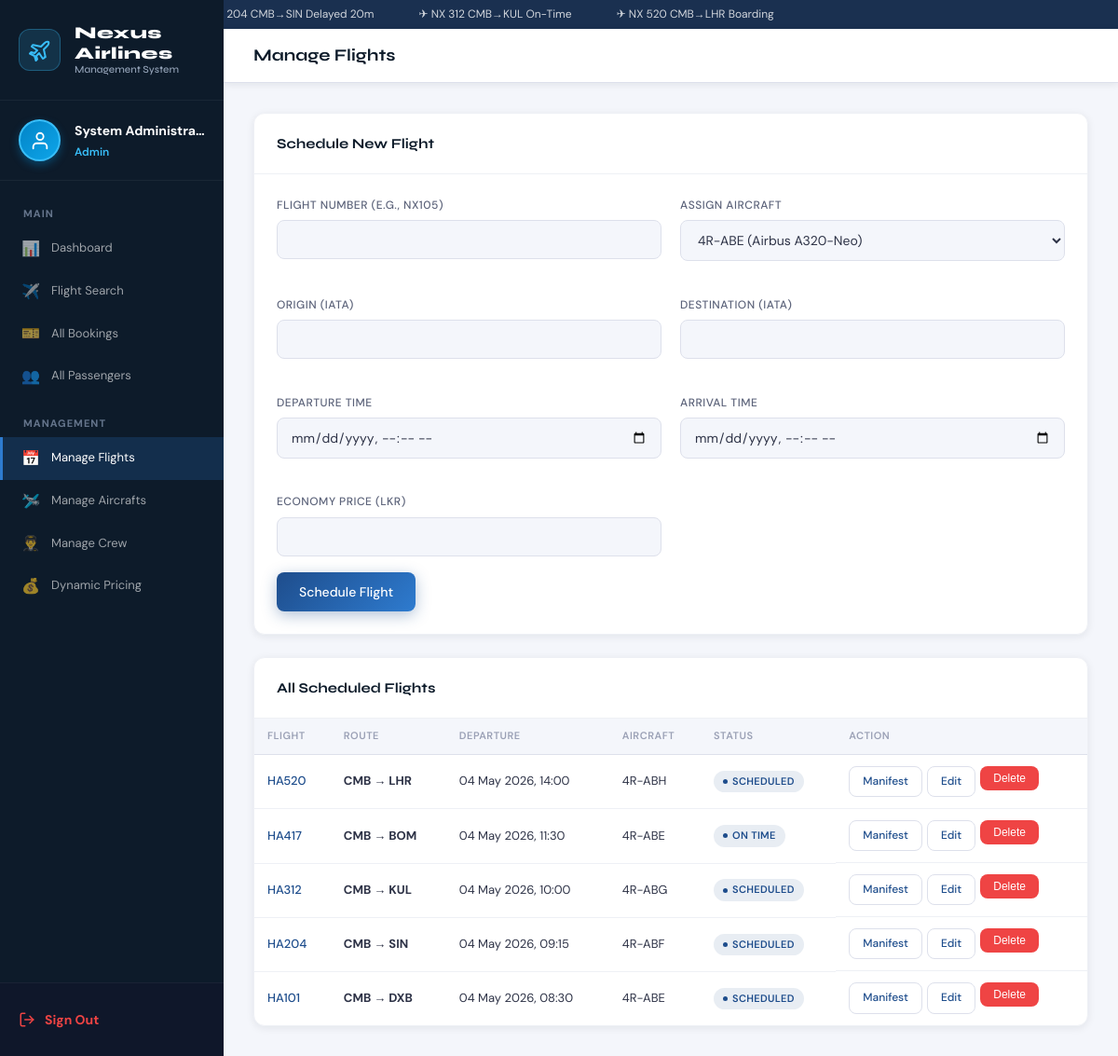
Page /manage_flights.php (signed in) on the committed database.
### tables this page shows
CREATE TABLE IF NOT EXISTS flights (
    id               INT AUTO_INCREMENT PRIMARY KEY,
    flight_number    VARCHAR(10) NOT NULL UNIQUE,
    aircraft_id      INT,
    origin           CHAR(3)     NOT NULL,
    destination      CHAR(3)     NOT NULL,
    departure_time   DATETIME    NOT NULL,
    arrival_time     DATETIME    NOT NULL,
    price_economy    DECIMAL(10,2) NOT NULL DEFAULT 0,
    price_business   DECIMAL(10,2) NOT NULL DEFAULT 0,
    price_first      DECIMAL(10,2) NOT NULL DEFAULT 0,
    capacity         INT NOT NULL DEFAULT 180,
    status           ENUM('scheduled','boarding','on_time','delayed','cancelled','completed') NOT NULL DEFAULT 'scheduled',
    created_at       DATETIME NOT NULL DEFAULT NOW(),
    FOREIGN KEY (aircraft_id) REFERENCES aircraft(id) ON DELETE SET NULL,
    INDEX idx_origin      (origin),
    INDEX idx_destination (destination),
    INDEX idx_departure   (departure_time)
);

CREATE TABLE IF NOT EXISTS aircraft (
    id               INT AUTO_INCREMENT PRIMARY KEY,
    registration     VARCHAR(20) NOT NULL UNIQUE,
    model            VARCHAR(100) NOT NULL,
    manufacturer     VARCHAR(100),
    capacity         INT NOT NULL DEFAULT 180,
    economy_seats    INT NOT NULL DEFAULT 150,
    business_seats   INT NOT NULL DEFAULT 24,
    first_seats      INT NOT NULL DEFAULT 6,
    maintenance_status ENUM('operational','maintenance','retired') NOT NULL DEFAULT 'operational',
    last_maintenance DATE,
    next_maintenance DATE,
    created_at       DATETIME NOT NULL DEFAULT NOW()
);

### includes/auth.php (called while the page is built, shortened)
<?php
function currentUser(): array {
    return [
        'id'       => $_SESSION['user_id']   ?? null,
        'username' => $_SESSION['username']  ?? '',
        'name'     => $_SESSION['name']      ?? '',
        'role'     => $_SESSION['role']       ?? 'passenger',
    ];
}
?>

### manage_flights.php (the view, shortened to what this page needs)
<?php
require_once 'includes/auth.php';
$db = getDB();
$aircrafts = $db->query("SELECT id, registration, model FROM aircraft")->fetchAll();
$flights = $db->query("
    SELECT f.*, a.registration
    FROM flights f
    LEFT JOIN aircraft a ON f.aircraft_id = a.id
    ORDER BY f.departure_time DESC
")->fetchAll();
$editData = null;
?>
<!DOCTYPE html>
<html lang="en">
<head>
  <link rel="stylesheet" href="css/style.css">
</head>
<body>
<?php include 'includes/sidebar.php'; ?>
<div class="main-content">
<header class="topbar">
  <div class="topbar-title">Manage Flights</div>
</header>
<main class="page-content">
  <div class="card mb-3">
    <div class="card-header">
        <span class="card-title">
            <?= $editData ? 'Edit Flight Details' : 'Schedule New Flight' ?>
        </span>
    </div>
    <div class="card-body">
      <?php if($editData): ?>
          <form method="POST">
            <input type="hidden" name="action" value="update">
            <input type="hidden" name="id" value="<?= $editData['id'] ?>">
            <div class="grid-2">
                <div class="form-group">
                    <label>Flight Number</label>
                    <input type="text" name="flight_number" value="<?= htmlspecialchars($editData['flight_number']) ?>" required>
                </div>
                <div class="form-group">
                    <label>Assign Aircraft</label>
                    <select name="aircraft_id" required>
                        <?php foreach($aircrafts as $a): ?>
                            <option value="<?= $a['id'] ?>" <?= $editData['aircraft_id'] == $a['id'] ? 'selected' : '' ?>><?= htmlspecialchars($a['registration']) ?> (<?= htmlspecialchars($a['model']) ?>)</option>
                        <?php endforeach; ?>
                    </select>
                </div>
                <div class="form-group">
                    <label>Origin (IATA)</label>
                    <input type="text" name="origin" maxlength="3" value="<?= htmlspecialchars($editData['origin']) ?>" required>
                </div>
                <div class="form-group">
                    <label>Destination (IATA)</label>
                    <input type="text" name="destination" maxlength="3" value="<?= htmlspecialchars($editData['destination']) ?>" required>
                </div>
                <div class="form-group">
                    <label>Departure Time</label>
                    <input type="datetime-local" name="departure_time" value="<?= date('Y-m-d\TH:i', strtotime($editData['departure_time'])) ?>" required>
                </div>
                <div class="form-group">
                    <label>Arrival Time</label>
                    <input type="datetime-local" name="arrival_time" value="<?= date('Y-m-d\TH:i', strtotime($editData['arrival_time'])) ?>" required>
                </div>
                <div class="form-group">
                    <label>Economy Price (LKR)</label>
                    <input type="number" name="price_economy" value="<?= $editData['price_economy'] ?>" required>
                </div>
                <div class="form-group">
                    <label>Status</label>
                    <select name="status">
                        <option value="scheduled" <?= $editData['status'] == 'scheduled' ? 'selected' : '' ?>>Scheduled</option>
                        <option value="boarding" <?= $editData['status'] == 'boarding' ? 'selected' : '' ?>>Boarding</option>
                        <option value="on_time" <?= $editData['status'] == 'on_time' ? 'selected' : '' ?>>On Time</option>
                        <option value="delayed" <?= $editData['status'] == 'delayed' ? 'selected' : '' ?>>Delayed</option>
                        <option value="cancelled" <?= $editData['status'] == 'cancelled' ? 'selected' : '' ?>>Cancelled</option>
                        <option value="completed" <?= $editData['status'] == 'completed' ? 'selected' : '' ?>>Completed</option>
                    </select>
                </div>
            </div>
            <button type="submit" class="btn-primary mt-2">Update Flight</button>
            <a href="manage_flights.php" class="btn-secondary" style="display:inline-block; padding:9px 15px; margin-top:10px; margin-left: 10px; text-decoration:none; border-radius: 8px;">Cancel</a>
          </form>
      <?php else: ?>
          <form method="POST">
            <div class="grid-2">
                <div class="form-group">
                    <label>Flight Number (e.g., NX105)</label>
                    <input type="text" name="flight_number" required>
                </div>
                <div class="form-group">
                    <label>Assign Aircraft</label>
                    <select name="aircraft_id" required>
                        <?php foreach($aircrafts as $a): ?>
                            <option value="<?= $a['id'] ?>"><?= htmlspecialchars($a['registration']) ?> (<?= htmlspecialchars($a['model']) ?>)</option>
                        <?php endforeach; ?>
                    </select>
                </div>
                <div class="form-group">
                    <label>Origin (IATA)</label>
                    <input type="text" name="origin" maxlength="3" required style="text-transform: uppercase;">
                </div>
                <div class="form-group">
                    <label>Destination (IATA)</label>
                    <input type="text" name="destination" maxlength="3" required style="text-transform: uppercase;">
                </div>
                <div class="form-group">
                    <label>Departure Time</label>
                    <input type="datetime-local" name="departure_time" required>
                </div>
                <div class="form-group">
                    <label>Arrival Time</label>
                    <input type="datetime-local" name="arrival_time" required>
                </div>
                <div class="form-group">
                    <label>Economy Price (LKR)</label>
                    <input type="number" name="price_economy" required>
                </div>
            </div>
            <button type="submit" class="btn-primary mt-2">Schedule Flight</button>
          </form>
      <?php endif; ?>
    </div>
  </div>
  <div class="card">
    <div class="card-header"><span class="card-title">All Scheduled Flights</span></div>
    <div class="table-wrap">
      <table class="ams-table">
        <thead>
          <tr>
            <th>FLIGHT</th>
            <th>ROUTE</th>
            <th>DEPARTURE</th>
            <th>AIRCRAFT</th>
            <th>STATUS</th>
            <th>ACTION</th>
          </tr>
        </thead>
        <tbody>
        <?php if(empty($flights)): ?>
            <tr><td colspan="6" style="text-align:center; padding:20px; color:var(--gray-500);">No scheduled flights found.</td></tr>
        <?php else: ?>
            <?php foreach ($flights as $f): ?>
            <tr>
                <td class="fw" style="color:var(--sky)"><?= htmlspecialchars($f['flight_number']) ?></td>
                <td><strong><?= htmlspecialchars($f['origin']) ?> → <?= htmlspecialchars($f['destination']) ?></strong></td>
                <td><?= date('d M Y, H:i', strtotime($f['departure_time'])) ?></td>
                <td><?= htmlspecialchars($f['registration'] ?? 'N/A') ?></td>
                <td>
                    <?php
                        $statusClass = 'pill-info';
                    ?>
                    <span class="pill <?= $statusClass ?>"><?= ucfirst(str_replace('_', ' ', $f['status'])) ?></span>
                </td>
                <td style="display: flex; gap: 5px;">
                    <a href="manifest.php?flight_id=<?= $f['id'] ?>" class="btn-secondary btn-sm" style="text-decoration: none;">Manifest</a>
                    <a href="?edit_id=<?= $f['id'] ?>" class="btn-secondary btn-sm" style="text-decoration: none;">Edit</a>
                    <form method="POST" style="margin: 0;" onsubmit="return confirm('Are you sure you want to delete this flight?');">
                        <button type="submit" class="btn-secondary btn-sm" style="background-color: #ef4444; color: white; border: none; cursor: pointer;">Delete</button>
                    </form>
                </td>
            </tr>
            <?php endforeach; ?>
        <?php endif; ?>
        </tbody>
      </table>
    </div>
  </div>
</main>
</div> <script src="js/app.js"></script>
</body>
</html>

### includes/sidebar.php (shortened to what this page needs)
<?php
require_once __DIR__ . '/auth.php';
$user    = currentUser();
$current = basename($_SERVER['PHP_SELF'], '.php');
$role    = $user['role'] ?? 'passenger';
$name    = $user['name'] ?: ($user['username'] ?? 'User');
?>
<div class="ticker">
  <div class="ticker-inner">
    <span class="ticker-item">✈ NX 101 CMB→DXB On-Time</span>
    <span class="ticker-item">✈ NX 204 CMB→SIN Delayed 20m</span>
    <span class="ticker-item">✈ NX 312 CMB→KUL On-Time</span>
    <span class="ticker-item">✈ NX 520 CMB→LHR Boarding</span>
  </div>
</div>
<div class="app-layout">
<aside class="sidebar" id="sidebar">
  <div class="sidebar-brand" style="display: flex; align-items: center; gap: 15px; padding: 25px 20px; border-bottom: 1px solid rgba(255,255,255,0.05);">
    <div style="width: 45px; height: 45px; background: rgba(56, 189, 248, 0.15); border-radius: 12px; display: flex; align-items: center; justify-content: center; color: #38bdf8; flex-shrink: 0; border: 1px solid rgba(56, 189, 248, 0.3);">
    </div>
    <div class="sidebar-brand-text" style="display: flex; flex-direction: column;">
        <span style="color: #ffffff; font-size: 18px; font-weight: 800; letter-spacing: 0.5px; line-height: 1.2;">Nexus Airlines</span>
        <span style="color: #94a3b8; font-size: 11px; font-weight: 500;">Management System</span>
    </div>
  </div>
  <div class="sidebar-user" style="display: flex; align-items: center; gap: 15px; padding: 20px; border-bottom: 1px solid rgba(255,255,255,0.05);">
    <div style="width: 45px; height: 45px; background: linear-gradient(135deg, #0284c7 0%, #0ea5e9 100%); border-radius: 50%; display: flex; align-items: center; justify-content: center; color: #ffffff; box-shadow: 0 4px 10px rgba(2, 132, 199, 0.4); flex-shrink: 0; border: 2px solid #38bdf8;">
        <svg xmlns="http://www.w3.org/2000/svg" width="22" height="22" viewBox="0 0 24 24" fill="none" stroke="currentColor" stroke-width="2" stroke-linecap="round" stroke-linejoin="round">
            <path d="M20 21v-2a4 4 0 0 0-4-4H8a4 4 0 0 0-4 4v2"></path>
            <circle cx="12" cy="7" r="4"></circle>
        </svg>
    </div>
    <div class="user-info">
      <div class="user-name" style="color: #ffffff; font-weight: 700; font-size: 14px; margin-bottom: 2px;"><?= htmlspecialchars($name) ?></div>
      <div class="user-role" style="color: #38bdf8; font-size: 12px; text-transform: capitalize; font-weight: 600;"><?= htmlspecialchars($role) ?></div>
    </div>
  </div>
  <nav class="sidebar-nav">
    <?php if ($role === 'admin'): ?>
    <div class="nav-section" style="padding: 15px 25px 5px; color: #64748b; font-size: 11px; font-weight: 800; text-transform: uppercase; letter-spacing: 1px;">Main</div>
    <a href="dashboard.php" class="nav-item <?= $current==='dashboard'?'active':'' ?>">
      <span class="nav-icon">📊</span> Dashboard
    </a>
    <a href="flights.php" class="nav-item <?= $current==='flights'?'active':'' ?>">
      <span class="nav-icon">✈️</span> Flight Search
    </a>
    <a href="bookings.php" class="nav-item <?= $current==='bookings'?'active':'' ?>">
      <span class="nav-icon">🎫</span> All Bookings
    </a>
    <a href="all_passengers.php" class="nav-item <?= $current==='all_passengers'?'active':'' ?>">
      <span class="nav-icon">👥</span> All Passengers
    </a>
    <div class="nav-section" style="padding: 20px 25px 5px; color: #64748b; font-size: 11px; font-weight: 800; text-transform: uppercase; letter-spacing: 1px;">Management</div>
    <a href="manage_flights.php" class="nav-item <?= $current==='manage_flights'?'active':'' ?>">
      <span class="nav-icon">📅</span> Manage Flights
    </a>
    <a href="manage_aircrafts.php" class="nav-item <?= $current==='manage_aircrafts'?'active':'' ?>">
      <span class="nav-icon">🛩️</span> Manage Aircrafts
    </a>
    <a href="manage_crew.php" class="nav-item <?= $current==='manage_crew'?'active':'' ?>">
      <span class="nav-icon">👨‍✈️</span> Manage Crew
    </a>
    <a href="dynamic_pricing.php" class="nav-item <?= $current==='dynamic_pricing'?'active':'' ?>">
      <span class="nav-icon">💰</span> Dynamic Pricing
    </a>
    <?php endif; ?>
  </nav>
  <div class="sidebar-footer" style="position: absolute; bottom: 0; width: 100%; padding: 20px; border-top: 1px solid rgba(255,255,255,0.05); background: #0f172a;">
    <a href="php/logout.php" style="color: #ef4444; text-decoration: none; font-size: 14px; font-weight: 700; display: flex; align-items: center; gap: 10px; transition: 0.3s;">
        Sign Out
    </a>
  </div>
</aside>

### rows in the picture
flights: flight_number "HA520", origin "CMB", destination "LHR", departure_time "04 May 2026, 14:00", aircraft.registration "4R-ABH", status "SCHEDULED"
flights: flight_number "HA417", origin "CMB", destination "BOM", departure_time "04 May 2026, 11:30", aircraft.registration "4R-ABE", status "ON TIME"
flights: flight_number "HA312", origin "CMB", destination "KUL", departure_time "04 May 2026, 10:00", aircraft.registration "4R-ABG", status "SCHEDULED"
flights: flight_number "HA204", origin "CMB", destination "SIN", departure_time "04 May 2026, 09:15", aircraft.registration "4R-ABF", status "SCHEDULED"
flights: flight_number "HA101", origin "CMB", destination "DXB", departure_time "04 May 2026, 08:30", aircraft.registration "4R-ABE", status "SCHEDULED"

### other values in the picture
$name "System Administra…"
$role "Admin"
form field aircraft_id "4R-ABE (Airbus A320-Neo)"
